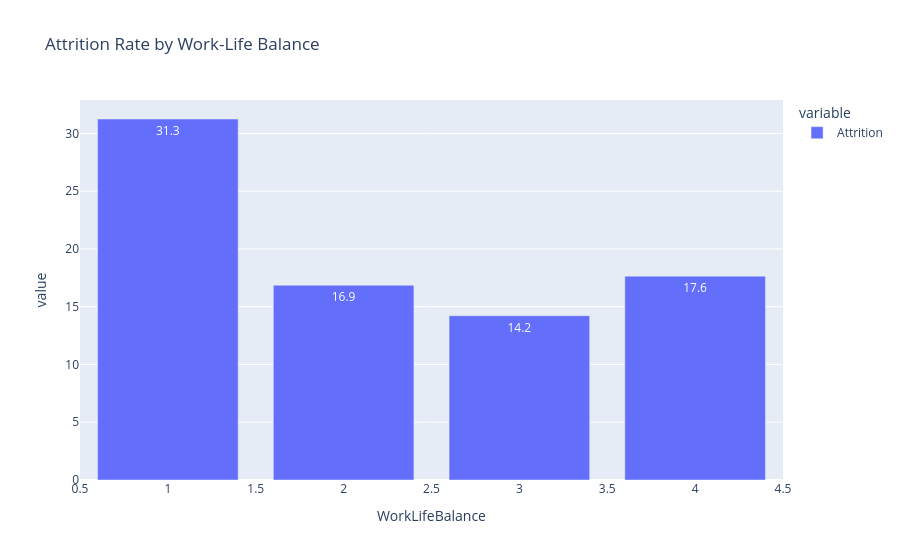

Source (notebook cell):
### Code cell
fig = px.bar(
    worklife,
    text_auto=".1f",
    title="Attrition Rate by Work-Life Balance"
)

fig.show()

### Figure 1 — Plotly figure (JSON) as saved in the notebook; plotly's stock layout.template omitted (floating-point values rounded to 4 significant figures)
{"data": [{"hovertemplate": "variable=Attrition<br>WorkLifeBalance=%{x}<br>value=%{y}<extra></extra>", "legendgroup": "Attrition", "marker": {"color": "#636efa", "pattern": {"shape": ""}}, "name": "Attrition", "orientation": "v", "showlegend": true, "textposition": "auto", "texttemplate": "%{y:.1f}", "type": "bar", "x": [1, 2, 3, 4], "xaxis": "x", "y": [31.25, 16.86, 14.22, 17.65], "yaxis": "y"}], "layout": {"barmode": "relative", "legend": {"title": {"text": "variable"}, "tracegroupgap": 0}, "title": {"text": "Attrition Rate by Work-Life Balance"}, "xaxis": {"anchor": "y", "domain": [0, 1], "title": {"text": "WorkLifeBalance"}}, "yaxis": {"anchor": "x", "domain": [0, 1], "title": {"text": "value"}}}}
